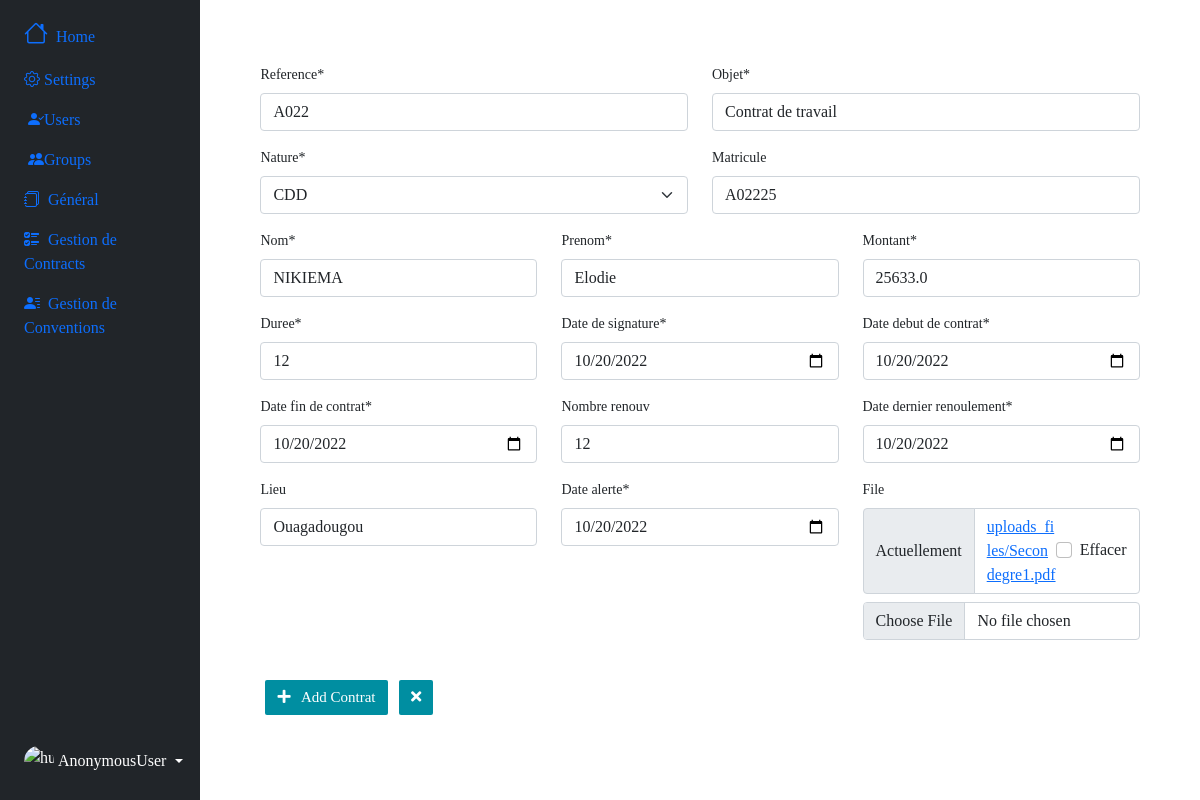
Before: /gestioncontrat/edit/2 with the older database file.
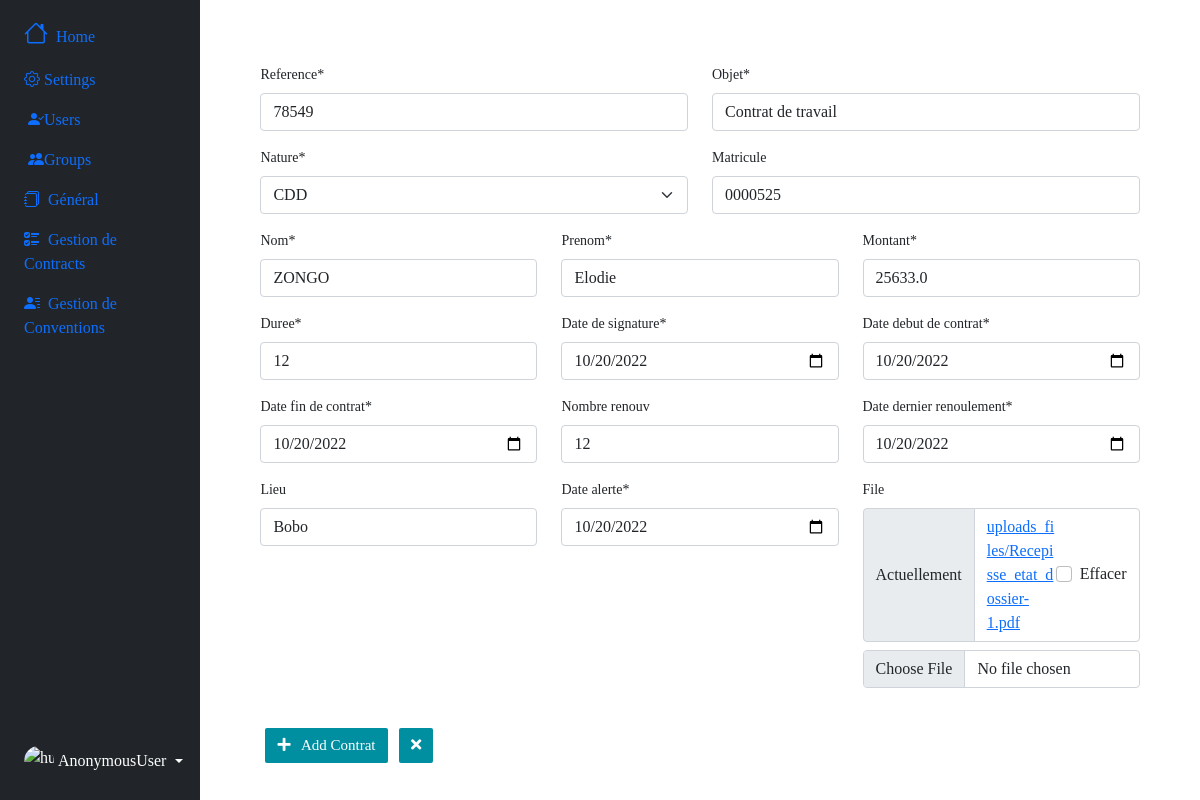
After: the same page with the newer database file.
### gestioncontrat/models.py (models this page shows, shortened)
class Travail(models.Model):
    type = models.ForeignKey(Type, on_delete=models.CASCADE, null=True, blank=True)
    partenaire = models.ForeignKey(Partenaire, on_delete=models.CASCADE, null=True, blank=True)
    structure = models.ForeignKey(Structure, on_delete=models.CASCADE, null=True, blank=True)
    reference = models.CharField(max_length=10)
    objet = models.TextField(null=True, blank=True)
    nature = models.CharField(max_length=100, null=True, blank=True)
    matricule = models.CharField(max_length=10, null=True, blank=True)
    nom = models.CharField(max_length=60)
    prenom = models.CharField(max_length=80)
    montant = models.FloatField()
    duree = models.CharField(max_length=10)
    date_signature = models.DateField(null=True, blank=True)
    date_debut = models.DateField()
    date_fin = models.DateField(null=True, blank=True)
    nombre_renouv = models.IntegerField(null=True, blank=True)
    date_renouvel = models.DateField(null=True, blank=True)
    lieu = models.CharField(max_length=100, null=True, blank=True)
    date_alerte = models.DateField()
    file = models.FileField(upload_to='uploads_files/', null=True, blank=True)
    created_at =models.DateField(auto_now_add=True)
    updated_at = models.DateField(auto_now=True)

### gestioncontrat/views.py (the view)
# urls.py: path('gestioncontrat/edit/<int:id>', views.edit_contrat, name="edit_contrat"),
def edit_contrat(request, id):
    contrat = Travail.objects.get(id=id)
    if request.method == 'POST':
        form = TravailForm(request.POST,request.FILES, instance=contrat)
        if form.is_valid():
            form.save(id)
            return redirect('contrat')
    else:
        form = TravailForm(instance=contrat)
    return render(request, 'gestioncontrat/edit.html', {'form':form})

### gestioncontrat/templates/gestioncontrat/edit.html (shortened to what this page needs)
{% extends 'index.html' %}
{% load crispy_forms_tags %}
{% load bootstrap_icons %}
{% block main%}
   <div class="container mt-3" style="width: 95%; font-size: 14px">
      <form method="POST" autocomplete="off" enctype="multipart/form-data">
         <div class="row">
            <div class="col-6">{{form.reference|as_crispy_field}}</div>
            <div class="col-6">{{form.objet|as_crispy_field}}</div>
         </div>
         <div class="row">
            <div class="col-6">{{form.nature|as_crispy_field}}</div>
            <div class="col-6">{{form.matricule|as_crispy_field}}</div>
         </div>
         <div class="row">
            <div class="col-4">{{form.nom|as_crispy_field}}</div>
            <div class="col-4">{{form.prenom|as_crispy_field}}</div>
            <div class="col-4">{{form.montant|as_crispy_field}}</div>
         </div>
           <div class="row">
            <div class="col-4">{{form.duree|as_crispy_field}}</div>
            <div class="col-4">{{form.date_signature|as_crispy_field}}</div>
            <div class="col-4">{{form.date_debut|as_crispy_field}}</div>
         </div>
         <div class="row">
            <div class="col-4">{{form.date_fin|as_crispy_field}}</div>
            <div class="col-4">{{form.nombre_renouv|as_crispy_field}}</div>
            <div class="col-4">{{form.date_renouvel|as_crispy_field}}</div>
         </div>
         <div class="row">
            <div class="col-4">{{form.lieu|as_crispy_field}}</div>
            <div class="col-4">{{form.date_alerte|as_crispy_field}}</div>
            <div class="col-4"> {{form.file|as_crispy_field}}</div>
         </div>
         <div class="mt-4" style="width: 100p%;">
            <button style= "font-size: 15px;" type="submit" class="btn btn-success mb-3">
            <i class="fas fa-plus"></i>&nbsp;&nbsp; Add Contrat
            </button>
            <a style= "font-size: 15px;" href="{% url 'contrat' %}" type="button" class="btn btn-outline-danger mb-3 ms-2" style="wdith: 50px;" title="Close">
                  <i class="fas fa-times"></i>
            </a>
         </div>
      </form>
   </div>
{% endblock main%}

Changed rows visible on the page:
changed Travail "Contrat de travail": reference "A022" → "78549"; matricule "A02225" → "0000525"; nom "NIKIEMA" → "ZONGO"; lieu "Ouagadougou" → "Bobo"
Other visible differences:
text no longer shown: "File Actuellement uploads_files/Secondegre1.pdf Effacer"
text now shown: "File Actuellement uploads_files/Recepisse_etat_dossier-1.pdf Effacer"
